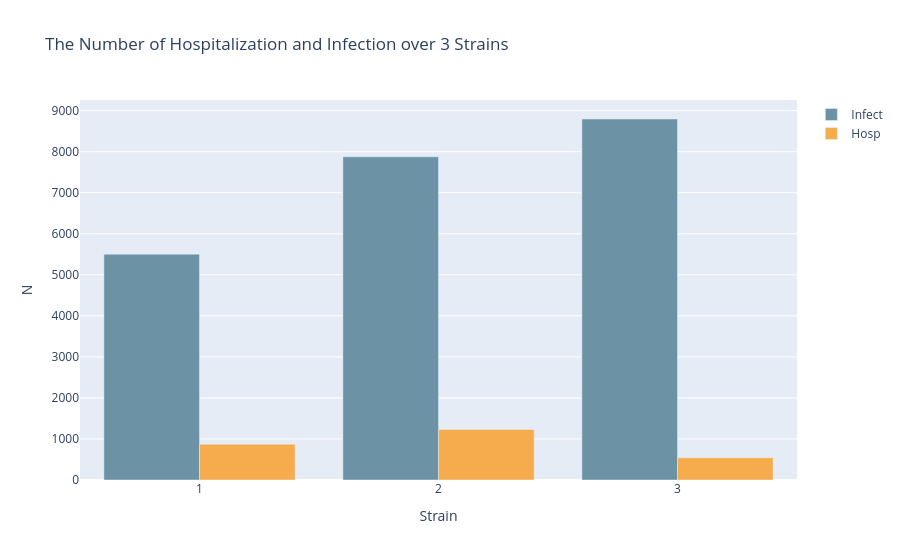

Here is the notebook cell this chart was saved with:
### Code cell
res_sum_3strain_figure = go.Figure(data=[
    go.Bar(name='Infect', x=res_sum_3strain.Strain, y=res_sum_3strain.Infect, marker={'color': '#6c92a5'}),
    go.Bar(name='Hosp', x=res_sum_3strain.Strain, y=res_sum_3strain.Hosp, marker={'color': '#f6ab4d'})
])
res_sum_3strain_figure.update_layout(title="The Number of Hospitalization and Infection over 3 Strains",
    barmode='group', 
    xaxis_title="Strain",
    yaxis_title="N"
    )
res_sum_3strain_figure.show()

### Figure 1 — Plotly figure (JSON) as saved in the notebook; plotly's stock layout.template omitted (floating-point values rounded to 4 significant figures)
{"data": [{"marker": {"color": "#6c92a5"}, "name": "Infect", "type": "bar", "x": [1, 2, 3], "y": [5503.0, 7874.0, 8796.0]}, {"marker": {"color": "#f6ab4d"}, "name": "Hosp", "type": "bar", "x": [1, 2, 3], "y": [871.7, 1232.0, 540.9]}], "layout": {"barmode": "group", "title": {"text": "The Number of Hospitalization and Infection over 3 Strains"}, "xaxis": {"title": {"text": "Strain"}}, "yaxis": {"title": {"text": "N"}}}}
